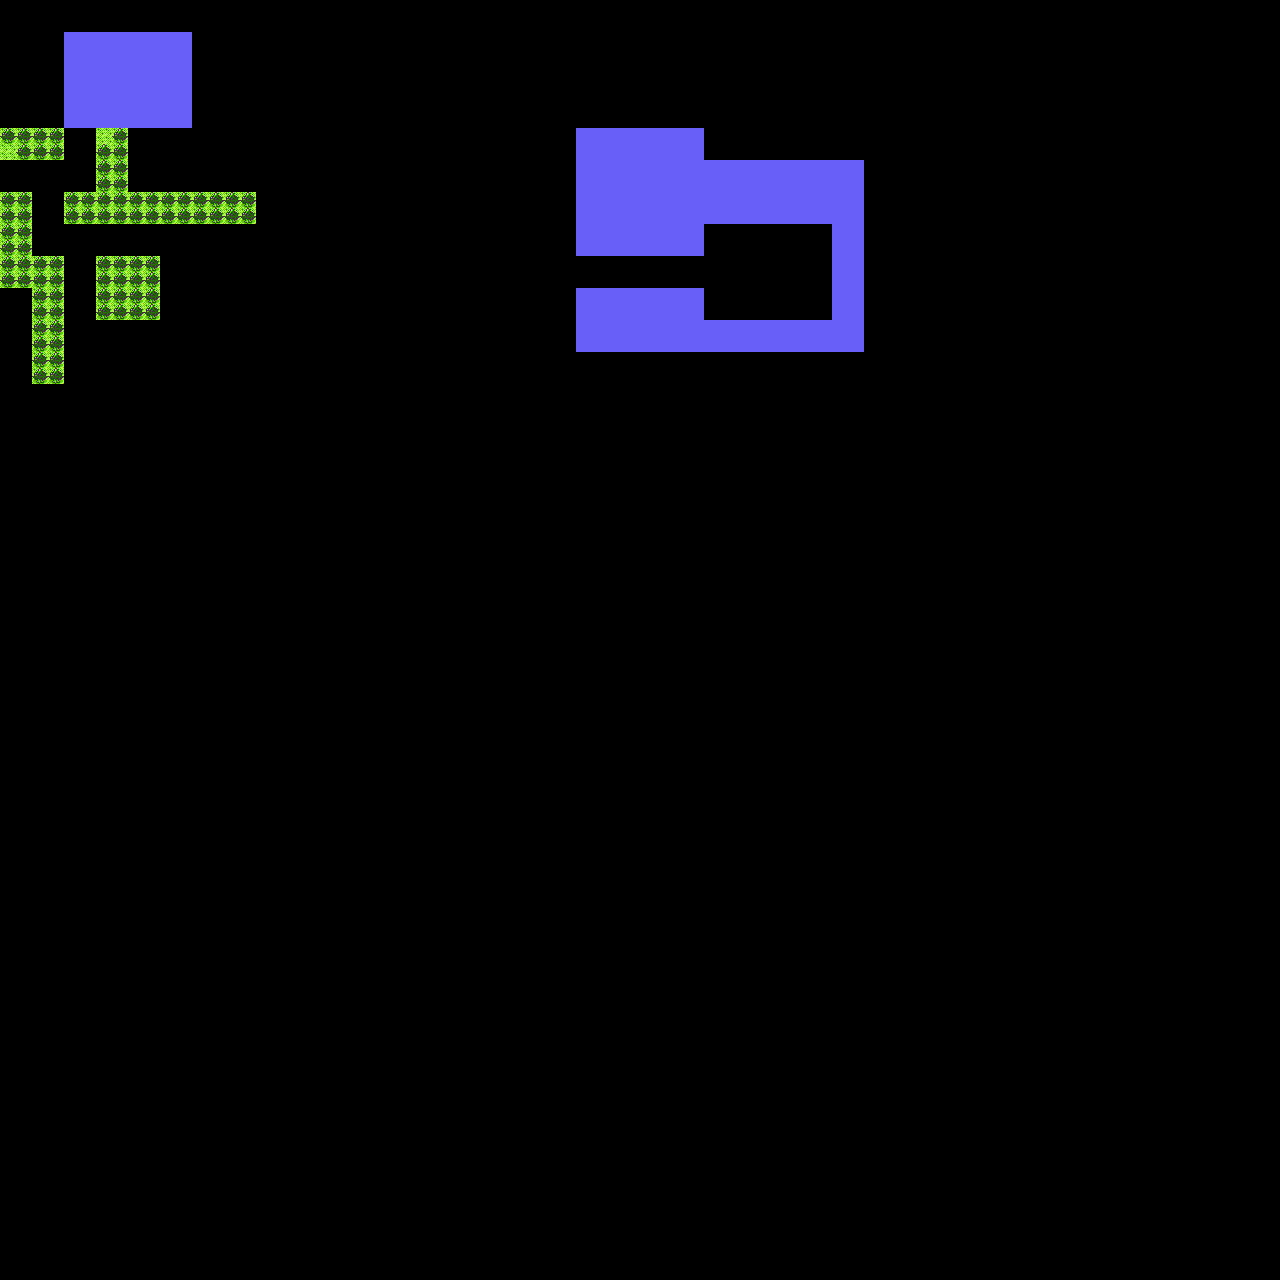

The image is a tile-based game level rendered from a .tmx file. Its description and source (layers, tilesets, objects; grid data summarised) follow:
An orthogonal 40x40 tile map with 32x32 px tiles, 1 tile layer (wall), 1 hidden layer not drawn.

<map version="1.0" orientation="orthogonal" renderorder="right-down" width="40" height="40" tilewidth="32" tileheight="32" nextobjectid="1">
 <tileset firstgid="1" name="GSCTileset32x32" tilewidth="32" tileheight="32">
  <image source="GSCTileset32x32.png" width="704" height="320" />
 </tileset>
 <layer name="bg" width="40" height="40" visible="0">
  <data>[1600 cells, 1525 non-empty, 3 distinct tile ids]</data>
 </layer>
 <layer name="wall" width="40" height="40">
  <data>[1600 cells, 75 non-empty, 4 distinct tile ids]</data>
 </layer>
</map>
